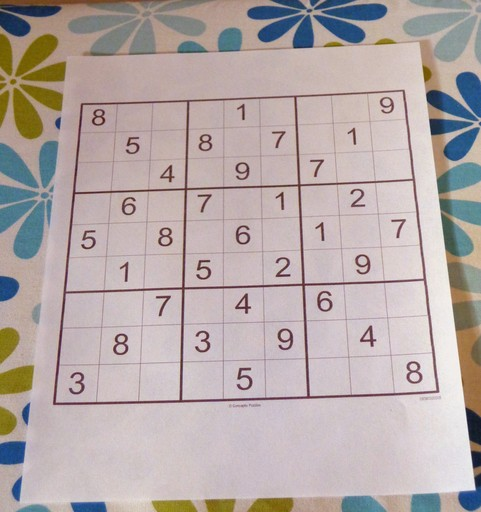
#> input picture oyg_calisma/opencv/images/chp2/sudoku_solver.jpeg, 481 x 512 px, found by its file name
$ python sudoku.py   (older library calls are emulated)
#> lines starting #> are read from the running program, lines starting #| are printed output that depends on the picture; after the words box and inside, x2 and y2 are one past the last pixel; in counts of white or black regions, pixels touching at a corner belong together
import cv2
import os
import numpy as np
image_path =image_path=os.path.join(os.getcwd(),"opencv","images","sudoku_solver.jpeg")
img = cv2.imread(image_path)
#> img is the input picture: shape (512, 481, 3); mean B, G, R 168.2, 169.5, 181.2
proc = cv2.GaussianBlur(img.copy(), (9, 9), 0)
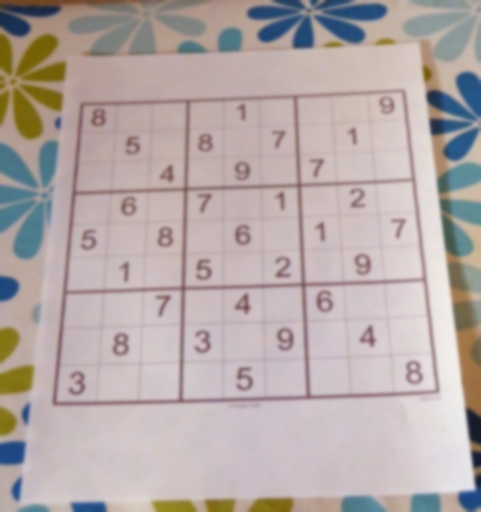
#> proc: shape (512, 481, 3); mean B, G, R 168.2, 169.5, 181.2
proc = cv2.cvtColor(proc,cv2.COLOR_BGR2GRAY)
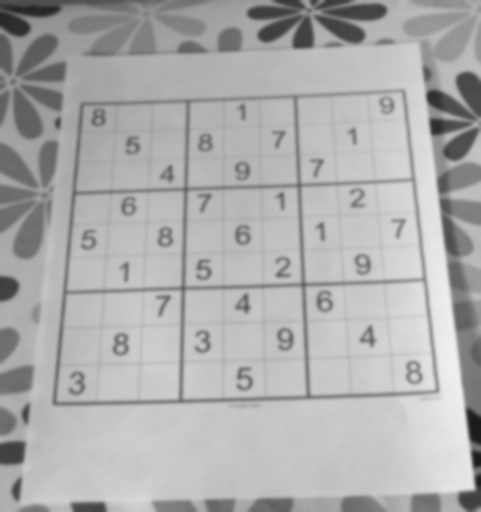
#> proc: shape (512, 481); min 26, max 239, mean 172.8
proc = cv2.adaptiveThreshold(proc, 255, cv2.ADAPTIVE_THRESH_GAUSSIAN_C, cv2.THRESH_BINARY, 11, 2)
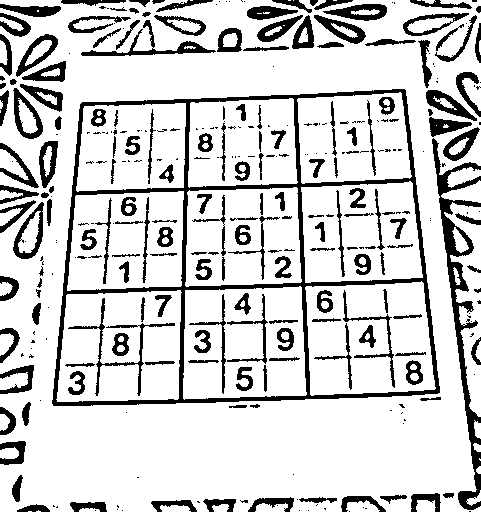
#> proc: shape (512, 481); 81.2% white; 323 black regions (148 under 20 px), largest, box (x1, y1, x2, y2) and area: (52, 89, 440, 406) 10468, (432, 138, 481, 510) 3692, (81, 20, 216, 56) 819
proc = cv2.bitwise_not(proc, proc)
kernel = np.array([[0., 1., 0.], [1., 1., 1.], [0., 1., 0.]],np.uint8)
proc = cv2.dilate(proc, kernel)
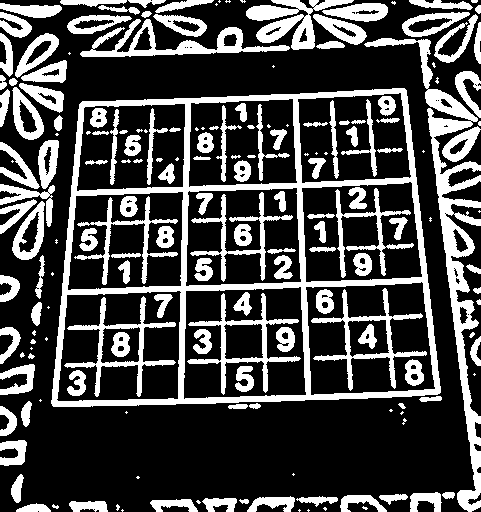
#> proc: shape (512, 481); 28.2% white; 184 white regions (49 under 20 px), largest, box (x1, y1, x2, y2) and area: (51, 88, 441, 407) 15517, (364, 38, 481, 512) 7194, (80, 19, 290, 57) 2308
#> (the run stopped early here; a loop or call above may not have finished)
